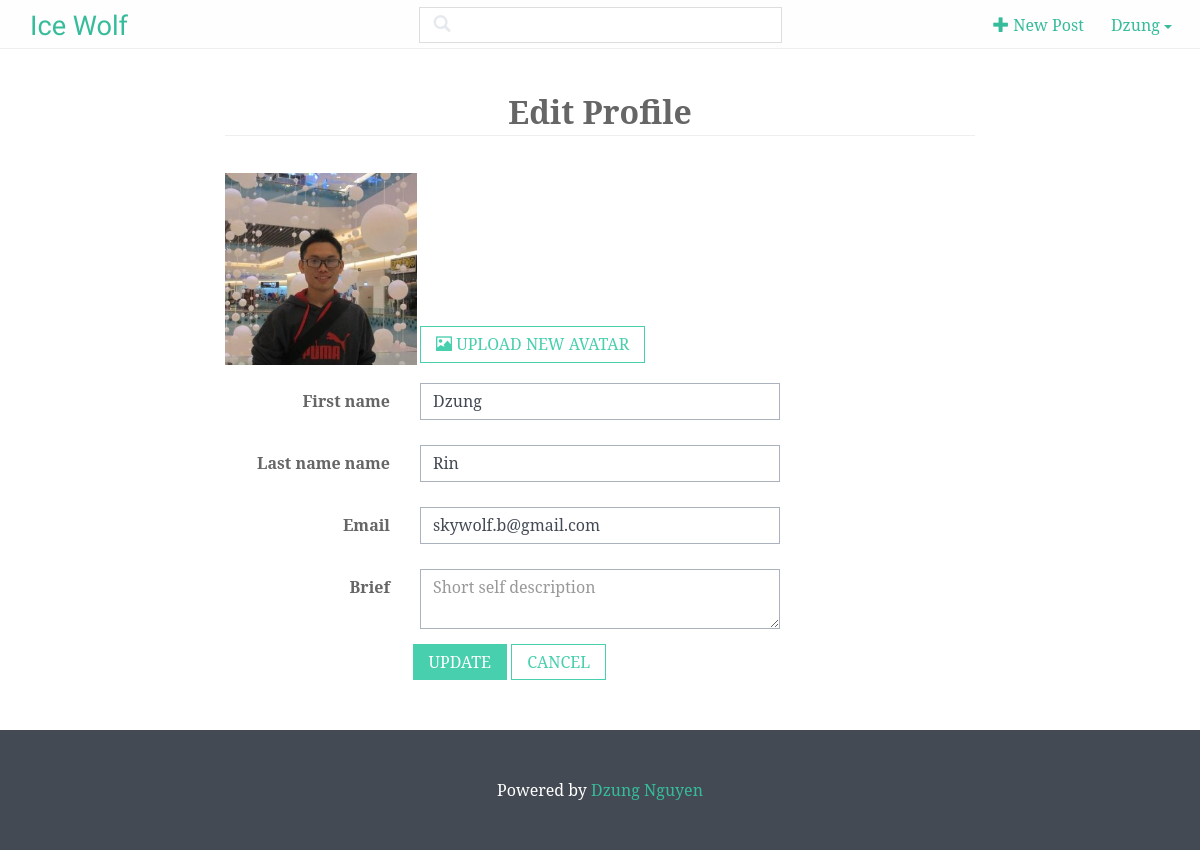
Page /profile (signed in) on the earlier database version.
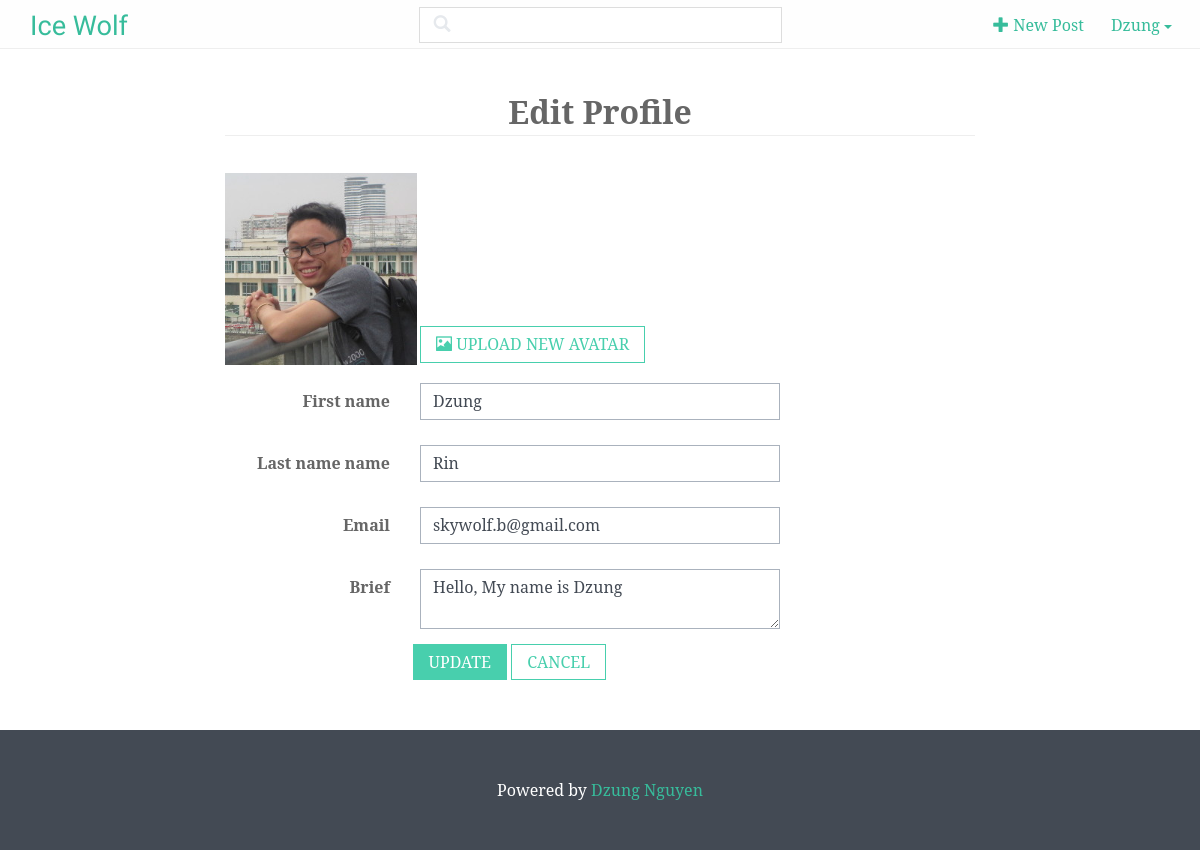
Same page on the later database version.
### persistent/user.py (models this page shows, shortened)
class User(db.Model, ModelMethods):
    _table_name = 'user'
    id = db.Column(db.Integer, primary_key=True)
    username = db.Column(db.String(80), unique=True)
    email = db.Column(db.String(120), unique=True)
    password = db.Column(db.String(80))
    first_name = db.Column(db.String(40))
    last_name = db.Column(db.String(40))
    avatar = db.Column(db.String(512), default="")
    brief = db.Column(db.String(1024), default="")
    role = db.Column(db.String(20), default="editor")
    activated = db.Column(db.Boolean, default= not settings.require_activation)
    activation_id = db.Column(db.String(64))
    posts = db.relationship('Post', backref=db.backref('author', lazy='select'), lazy='dynamic')
    comments = db.relationship('Comment', backref=db.backref('user', lazy='select'), lazy='dynamic')
    @property
    def full_name(self):
        return "%s %s" % (self.first_name, self.last_name)
    def is_authenticated(self):
        if self.id:
            return True
        else:
            return False

### server.py (the view)
@app.route("/profile", methods=["GET", "POST"])
@login_required
def profile_handler():
    if request.method == "GET":
        if request.args and request.args["action"] == "edit":
            return render_template("profile.html", edit=True)
        else:
            return render_template("profile.html")
    else:
        if "update" in request.form:
            return user_controller.update_profile()
        else:
            return render_template("profile.html")

### controller/user_controller.py (called while the page is built)
@login_manager.user_loader
def load_user(id):
    return DBUser.get_by_id(int(id))

### persistent/base.py (called while the page is built)
    @classmethod
    def get_by_id(cls, id):
        return cls.query.get(id)

### server.py (called while the page is built)
@app.before_request
def csrf_protect():
    if request.method == "POST":
        token = session.pop('_csrf_token', None)
        if not token or token != request.form.get('_csrf_token'):
            abort(403)

def generate_csrf_token():
    if '_csrf_token' not in session:
        session['_csrf_token'] = str(uuid.uuid4())
    return session['_csrf_token']

### templates/profile.html (shortened to what this page needs)
<!doctype html>
<html>
<head>
    {%from "macros.html" import top_nav,main_menu, render_pagination, render_short_post, render_css_include, render_script_include with context%}
    {{render_css_include()}}
</head>
<body >
    {{top_nav()}}
    <div class="container main-content">
        <div class="row">
            <div class="col-md-8 col-md-offset-2">
                <div class="page-title">Edit Profile</div>
            </div>
        </div>
        <div class="row">
            <div class="col-md-8 col-md-offset-2 col-sm-12">
                <form method="POST" enctype=multipart/form-data class="form-horizontal" data-togle="validator">
                    <div class="form-group">
                        <label for="select-file" class="col-sm-3 control-label">
                            {%if current_user.avatar%}
                            <img src="{{current_user.avatar}}" width="192" height="192" alt="{{current_user.full_name}}">
                            {%else%}
                            <img src="static/img/ava.jpg" width="192" height="192" alt="{{current_user.full_name}}">
                            {%endif%}
                        </label>
                        <div class="btn-simple select-file" style="margin-top: 160px;">
                            <span class="glyphicon glyphicon-picture"></span> Upload new avatar
                        </div>
                    </div>
                    <div class="form-group">
                        <label for="first-name" class="col-sm-3 control-label">First name</label>
                        <div class="col-sm-6">
                            <input type="text" class="form-control" id="first-name" name="first_name" placeholder="First name" value="{{current_user.first_name}}" required>
                        </div>
                    </div>
                    <div class="form-group">
                        <label for="last-name" class="col-sm-3 control-label">Last name name</label>
                        <div class="col-sm-6">
                            <input type="text" class="form-control" id="last-name" name="last_name" placeholder="Last name" value="{{current_user.last_name}}" required>
                        </div>
                    </div>
                    <div class="form-group">
                        <label for="email" class="col-sm-3 control-label">Email</label>
                        <div class="col-sm-6">
                            <input type="email" class="form-control" id="email" name="email" placeholder="Email" value="{{current_user.email}}" data-error="Oops, that email address is invalid" required>
                        </div>
                    </div>
                    <div class="form-group">
                        <label for="brief" class="col-sm-3 control-label">Brief</label>
                        <div class="col-sm-6">
                            <textarea class="form-control" id="brief" name="brief" placeholder="Short self description" required>{{current_user.brief}}</textarea>
                        </div>
                    </div>
                    <div class="col-sm-offset-3">
                        <button type="submit" class="btn btn-simple btn-active" name="update" value="1">Update</button>
                        <button type="submit" class="btn btn-simple" >Cancel</button>
                    </div>
                </form>
            </div>
        </div>
    </div>
    <footer>
        <p class="copyright"><span>Powered by <a href="/">Dzung Nguyen</a></span></p>
    </footer>
</body>
</html>

### templates/macros.html (shortened to what this page needs)
{%macro render_css_include(additional_css = [])%}
    <link rel="stylesheet" href="/static/bootstrap3.3.5/css/bootstrap.min.css">
    <link rel="stylesheet" href="/static/bootflat/css/bootflat.min.css">
    <link rel="stylesheet" href="/static/css/prism.css" type="text/css">
    <link rel="stylesheet" href="/static/css/style.css" type="text/css">
{%endmacro%}
{%macro top_nav(keyword=None)%}
<header class="hidden-xs">
    <div class="logo">
        <a href="/">Ice Wolf</a>
    </div>
    <div class="search-form col-md-8 col-md-offset-2">
        <div class="col-md-6 col-xs-12" style="display: inline-block; float:none;">
            <form method="get" action="{{url_for('search')}}">
                <div class="form-search search-only">
                    <i class="search-icon glyphicon glyphicon-search"></i>
                    <input type="text" name="keyword" class="form-control search-query" {%- if keyword -%}value="{{keyword}}"{%- endif -%}>
                </div>
            </form>
        </div>
    </div>
    <nav>
        {%if not current_user or not current_user.is_authenticated() %}
        <a href="{{url_for('login', next=request.url)}}">
            <button class="btn-simple btn-active">Sign in</button>
        </a>
        <a href="{{url_for('register', next=request.url)}}">
            <button class="btn-simple">Register</button>
        </a>
        {%else%}
        <a href="{{url_for('add_post')}}"><span class="glyphicon glyphicon-plus" aria-hidden="true"></span> New Post</a>
        <div class="dropdown">
            <button class="btn btn-link" type="button" id="application-menu" data-toggle="dropdown" aria-haspopup="true"
                    aria-expanded="true">
                {{current_user.first_name}}
                <span class="caret"></span>
            </button>
        </div>
        {%endif%}
    </nav>
</header>
{%endmacro%}

### static/css/style.css (style rules this page uses)
html { position: relative; min-height: 100%; }
body { font-size: 16px; font-family: "Noto serif", Tahoma, sans-serif; color: #666; margin-bottom: 120px; }
a, .dropdown-menu li a, .btn-link, .post-title a:hover { text-decoration: none; color: #37BC9B; }
.dropdown-menu, .btn, .form-control, .input-group-btn { font-size: 1em; }
.form-control { height: auto; min-height: 36px; border-radius: 0; }
header { height: 49px; background: #fefefe; width: 100%; border-bottom: solid 1px #eee; text-align: center position: relative; }
header > .logo, .large-logo, .brand { font-family: Lobster, Tahoma, sans-serif; font-size: 1.7em; }
header > .logo { float:left; padding: 7px 30px; }
header > nav { float:right; padding: 7px 15px 7px 0; }
header > nav > a { text-transform: capitalize; padding: 0 10px; vertical-align:middle; }
header>nav>.dropdown { display: inline-block; margin: 0; }
.form-search .search-query, .form-search .search-query:first-child, .form-search .search-query:last-child { padding: 0 15px 0 40px; border-radius: 0; -webkit-border-radius: 0; -moz-border-radius: 0; border-color: #ddd; }
.search-form { position: absolute; top: 0; padding: 7px; text-align: center; }
.btn-simple { display: inline-block; border: 1px solid #48CFAD; border-radius: 0px; background: none; color: #48CFAD; text-transform: uppercase; padding: 6px 15px; }
.btn-simple:hover, .btn-active { border: 1px solid #48CFAD; background: #48CFAD; color: #fff; }
.main-content { padding-top: 40px; padding-bottom: 50px; }
.page-title { width: 100%; font-size: 2em; font-weight: 700; color: #666; text-align: center; border-bottom: 1px solid #eee; margin: 0px 0 30px; }
.select-file { position: relative; overflow: hidden; cursor: pointer; margin-left: 15px; }
footer { height: 120px; width: 100%; background: #434A54; color: #fff; display: table; position: absolute; bottom: 0; }
footer> .copyright { text-align: center; vertical-align: middle; display: table-cell; }

Differences in the rows shown:
changed User "Dzung": avatar: picture added; brief (not shown) → "Hello, My name is Dzung"
